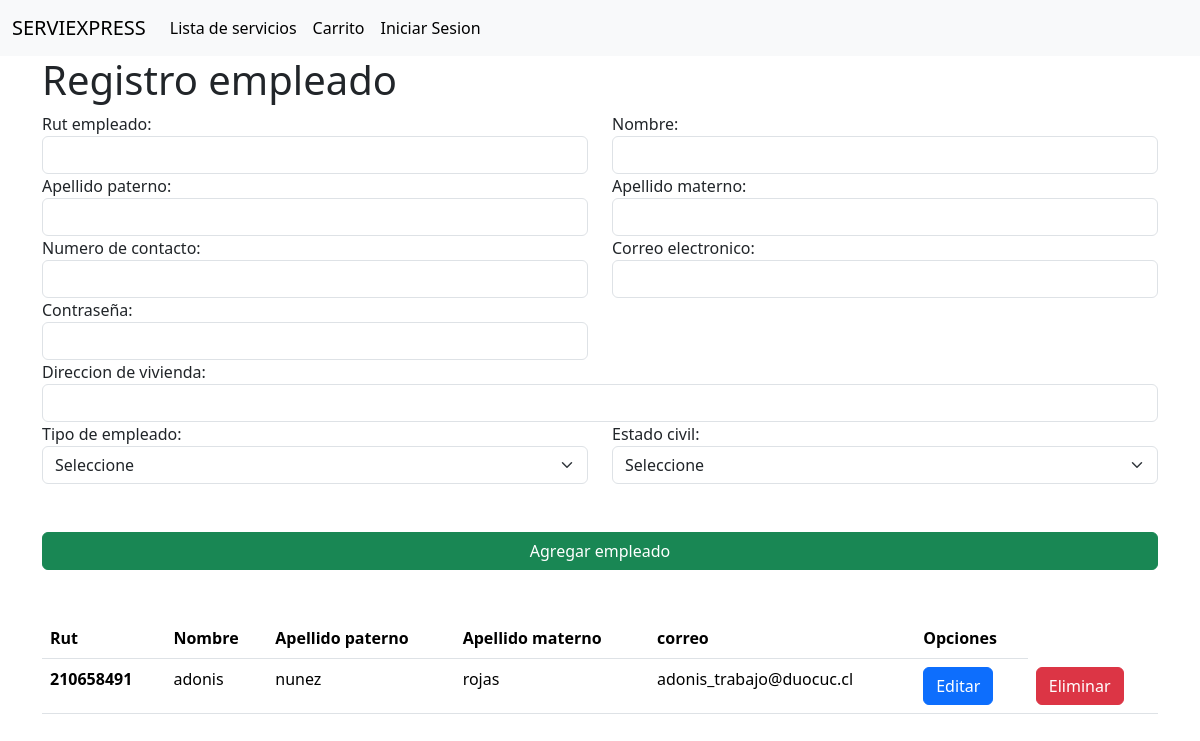
Page /taller/crud/empleados on the earlier database version.
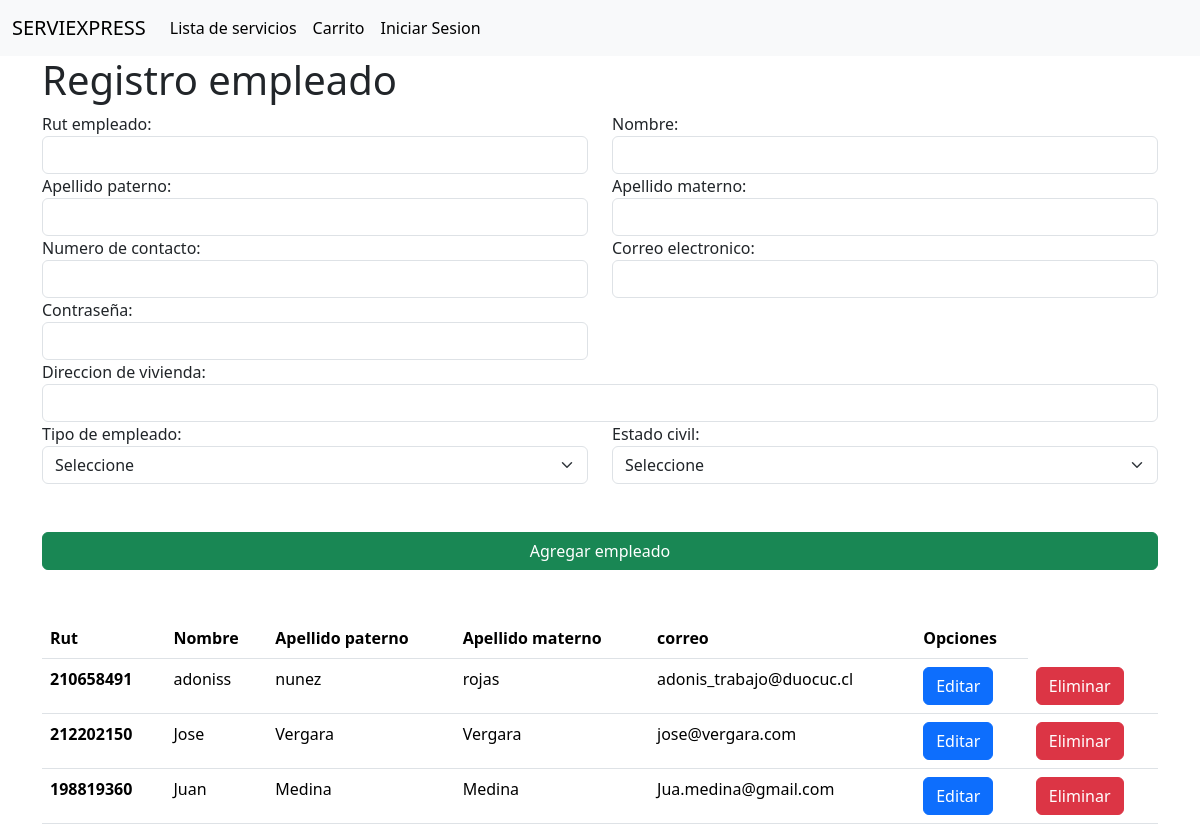
Same page on the later database version.
### taller/models.py (models this page shows)
class User(AbstractBaseUser, PermissionsMixin):
    email = models.EmailField(blank=True, default='', unique=True)
    nombre = models.CharField(max_length=200, blank=True)
    rut = models.IntegerField(blank=True, null=True)
    ap_paterno = models.CharField(max_length=200, blank=True)
    ap_materno = models.CharField(max_length=200, blank=True)
    direccion = models.CharField(max_length=200, blank=True)
    numero_contacto = models.IntegerField(blank=True, null=True )
    is_empleado = models.BooleanField(default=False)
    tipo_empleado = models.ForeignKey(Tipo_empleado, on_delete=models.CASCADE, null=True, blank=True)
    estado_civil = models.ForeignKey(Estado_civil, on_delete=models.CASCADE, null=True, blank=True)
    taller = models.ForeignKey(Taller, on_delete=models.CASCADE, null=True, blank=True)
    is_active = models.BooleanField(default=True)
    is_superuser = models.BooleanField(default=False)
    is_staff = models.BooleanField(default=False)
    objects = CustomUserManager()
    USERNAME_FIELD = 'email'
    EMAIL_FIELD = 'email'
    REQUIRED_FIELDS = []

### taller/views.py (the view)
# urls.py: path("crud/empleados", views.crudEmpleados, name="crudEmpleados"),
def crudEmpleados(request):
    vEmpleados = User.objects.all().filter(is_empleado=True)
    vTipo = Tipo_empleado.objects.all
    vEstado = Estado_civil.objects.all
    vTaller = Taller.objects.all
    template = loader.get_template("taller/crudEmpleados.html")
    context = {"empleados": vEmpleados, "tipo": vTipo, "estadoCivil": vEstado, "taller": vTaller}
    return HttpResponse(template.render(context, request))

### taller/templates/taller/crudEmpleados.html (shortened to what this page needs)
{% extends "./base.html"%}
{% load static %}
{% block body%}
    <div class="container">
        <h1>Registro empleado</h1>
        <form id="formAgregar" action="agregarEmpleadoForm" method="POST" enctype="multipart/form-data">{% csrf_token %}
            <div class="row">
                <div class="col-md-6">
                    <label for="txtRut">Rut empleado:</label>
                    <input name="txtRut" id="txtRut" type="text" class="form-control">
                </div>
                <div class="col-md-6">
                    <label for="txtnombre">Nombre:</label>
                    <input name="txtnombre" id="txtnombre" type="text" class="form-control">
                </div>
                <div class="col-md-6">
                    <label for="txtApPat">Apellido paterno:</label>
                    <input name="txtApPat" id="txtApPat" type="text" class="form-control">
                </div>
                <div class="col-md-6">
                    <label for="txtApMat">Apellido materno:</label>
                    <input name="txtApMat" id="txtApMat" type="text" class="form-control">
                </div>
                <div class="col-md-6">
                    <label for="txtNumero">Numero de contacto:</label>
                    <input name="txtNumero" id="txtNumero" type="number" class="form-control">
                </div>
                <div class="col-md-6">
                    <label for="txtCorreo">Correo electronico:</label>
                    <input name="txtCorreo" id="txtCorreo" type="text" class="form-control">
                </div>
                <div class="col-md-6">
                    <label for="txtPassword">Contraseña:</label>
                    <input name="txtPassword" id="txtPassword" type="text" class="form-control">
                </div>
                <div class="col-md-12">
                    <label for="txtDireccion">Direccion de vivienda:</label>
                    <input name="txtDireccion" id="txtDireccion" type="text" class="form-control">
                </div>
                <div class="col-md-6">
                    <label for="cmbTipo">Tipo de empleado:</label>
                    <select id="cmbTipo" name="cmbTipo" class="form-select" aria-label="Default select example">
                        <option disabled selected>Seleccione</option>
                      </select>
                </div>
                <div class="col-md-6">
                    <label for="cmbCivil">Estado civil:</label>
                    <select id="cmbCivil" name="cmbCivil" class="form-select" aria-label="Default select example">
                        <option disabled selected>Seleccione</option>
                      </select>
                </div>
            </div>
            <button class="btn btn-success mt-5 w-100">Agregar empleado</button>
        </form>
    </div>
<div class="container mt-5">
    <table class="table">
        <thead>
          <tr>
            <th scope="col">Rut</th>
            <th scope="col">Nombre</th>
            <th scope="col">Apellido paterno</th>
            <th scope="col">Apellido materno</th>
            <th scope="col">correo</th>
            <th scope="col">Opciones</th>
          </tr>
        </thead>
        <tbody>
            {% for emp in empleados %}
          <tr>
            <th scope="row">{{emp.rut}}</th>
            <td>{{emp.nombre}}</td>
            <td>{{emp.ap_paterno}}</td>
            <td>{{emp.ap_materno}}</td>
            <td>{{emp.email}}</td>
            <td><a href="editarEmpleado/{{emp.id}}" class="btn btn-primary">Editar</a></td>
            <td><a href="eliminarEmpleado/{{emp.id}}" class="btn btn-danger">Eliminar</a></td>
          </tr>
            {% endfor %}
        </tbody>
      </table>
</div>
{% endblock %}

Differences in the rows shown:
changed User "nunez": nombre "adonis" → "adoniss"
added User: rut "212202150", nombre "Jose", ap_paterno "Vergara", ap_materno "Vergara", email "jose@vergara.com"
added User: rut "198819360", nombre "Juan", ap_paterno "Medina", ap_materno "Medina", email "Jua.medina@gmail.com"
